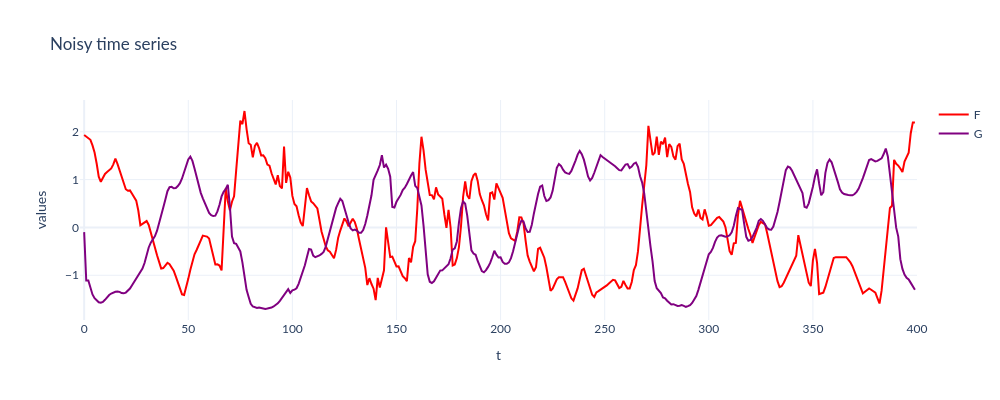

The cell this chart's notebook holds for it:
### Code cell
MAX = 400

fig = go.Figure()

fig.add_trace(go.Scatter(x = torch.arange(0, co2_norm.shape[0])[0:MAX], y = co2_norm[0:MAX],
                    mode = 'lines',
                    name = 'F',
                    line_color = "red"))

fig.add_trace(go.Scatter(x = torch.arange(0, co2_norm.shape[0])[0:MAX], y = g_norm[0:MAX],
                    mode = 'lines',
                    name = 'G',
                    line_color = "purple"))

fig.update_layout(title = 'Noisy time series',
                   xaxis_title = 't',
                   yaxis_title = 'values')

fig.update_layout(template = "plotly_white")
fig.update_layout(font_family = "Lato")
fig.update_layout(xaxis_range=[-2, MAX])

fig.update_layout(autosize = False, width = 1000, height = 400)

fig.show()

### Figure 1 — Plotly figure (JSON) as saved in the notebook; plotly's stock layout.template omitted (floating-point values rounded to 4 significant figures; data arrays with more than 128 entries replaced by an {"elided": "..."} marker saying what was removed)
{"data": [{"line": {"color": "red"}, "mode": "lines", "name": "F", "type": "scatter", "x": {"elided": "400 int values"}, "y": {"elided": "400 float values"}}, {"line": {"color": "purple"}, "mode": "lines", "name": "G", "type": "scatter", "x": {"elided": "400 int values"}, "y": {"elided": "400 float values"}}], "layout": {"autosize": false, "font": {"family": "Lato"}, "height": 400, "title": {"text": "Noisy time series"}, "width": 1000, "xaxis": {"range": [-2, 400], "title": {"text": "t"}}, "yaxis": {"title": {"text": "values"}}}}
